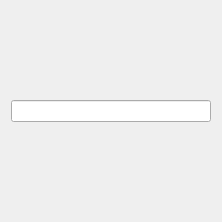
<?xml version="1.0" encoding="UTF-8"?>
<ui version="4.0">
 <class>MainWindow</class>
 <widget class="QMainWindow" name="MainWindow">
  <property name="geometry">
   <rect>
    <x>0</x>
    <y>0</y>
    <width>222</width>
    <height>222</height>
   </rect>
  </property>
  <property name="minimumSize">
   <size>
    <width>222</width>
    <height>222</height>
   </size>
  </property>
  <property name="windowTitle">
   <string>CompleterTest</string>
  </property>
  <property name="windowIcon">
   <iconset>
    <normaloff>:/icons/completertest.png</normaloff>:/icons/completertest.png</iconset>
  </property>
  <widget class="QWidget" name="centralWidget">
   <layout class="QVBoxLayout" name="verticalLayout">
    <property name="sizeConstraint">
     <enum>QLayout::SetMinimumSize</enum>
    </property>
    <item>
     <widget class="QLineEdit" name="lineedit"/>
    </item>
   </layout>
  </widget>
  <action name="action_open">
   <property name="text">
    <string>&amp;Open...</string>
   </property>
  </action>
  <action name="action_exit">
   <property name="text">
    <string>&amp;Exit</string>
   </property>
  </action>
  <action name="action_about">
   <property name="text">
    <string>&amp;About</string>
   </property>
  </action>
  <action name="action_about_qt">
   <property name="text">
    <string>About &amp;Qt</string>
   </property>
  </action>
 </widget>
 <layoutdefault spacing="6" margin="11"/>
 <resources/>
 <connections/>
</ui>
